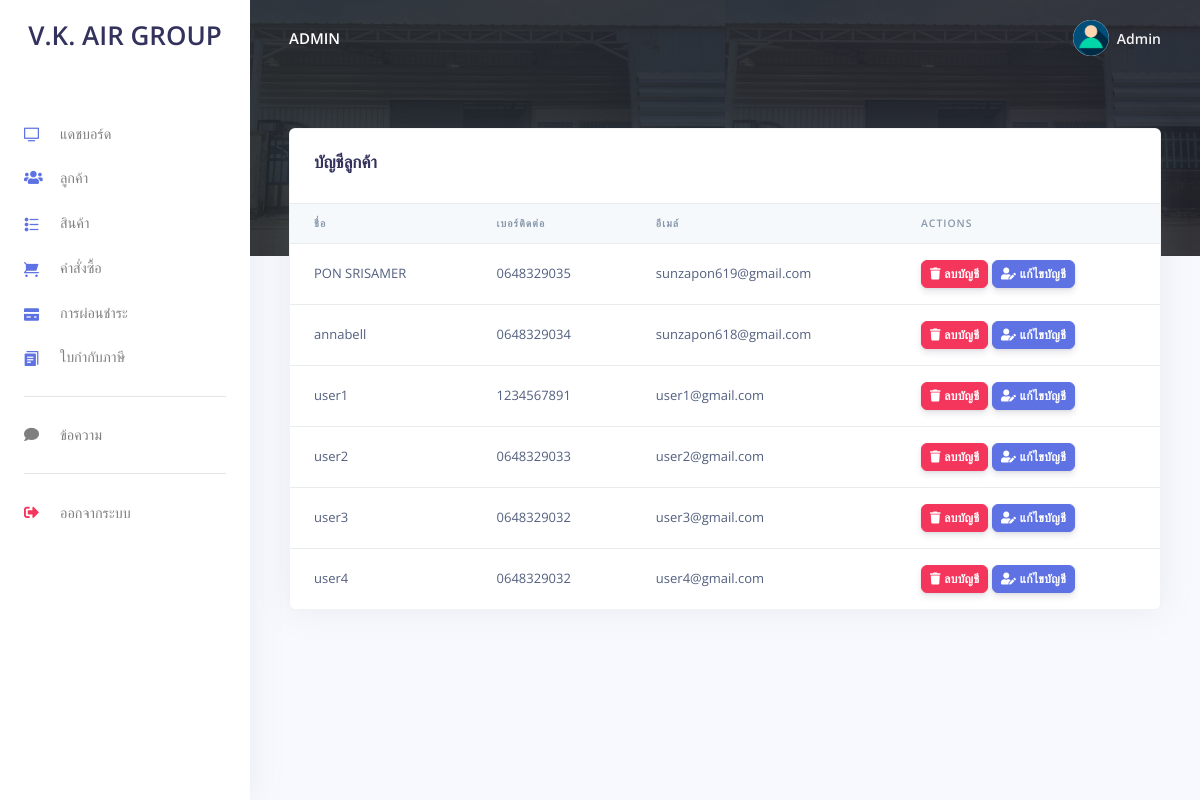
The app's page /admin/customes.php (signed in) with its own data.
### tables this page shows
CREATE TABLE `users` (
  `user_id` int(11) NOT NULL,
  `unique_id` int(255) NOT NULL,
  `name` varchar(255) NOT NULL,
  `email` varchar(255) NOT NULL,
  `password` varchar(255) NOT NULL,
  `number` varchar(255) NOT NULL,
  `urole` varchar(255) NOT NULL
);

### admin/customes.php (the view, shortened to what this page needs)
<?php
include('config/config.php');
require_once('partials/_head.php');
?>
<body>
  <?php
  require_once('partials/_sidebar.php');
  ?>
  <div class="main-content">
    <?php
    require_once('partials/_topnav.php');
    ?>
    <div class="container-fluid mt--8">
      <div class="row">
        <div class="col">
          <div class="card shadow">
            <div class="card-header border-0">
              <h3>บัญชีลูกค้า</h3>
            </div>
            <div class="table-responsive">
              <table class="table align-items-center table-flush">
                <thead class="thead-light">
                  <tr>
                    <th scope="col">ชื่อ</th>
                    <th scope="col">เบอร์ติดต่อ</th>
                    <th scope="col">อีเมล์</th>
                    <th scope="col">Actions</th>
                  </tr>
                </thead>
                <tbody>
                  <?php
                  $ret = "SELECT * FROM  users  WHERE urole='user'";
                  $stmt = $mysqli->prepare($ret);
                  $stmt->execute();
                  $res = $stmt->get_result();
                  while ($cust = $res->fetch_object()) {
                  ?>
                    <tr>
                      <td><?php echo $cust->name; ?></td>
                      <td><?php echo $cust->number; ?></td>
                      <td><?php echo $cust->email; ?></td>
                      <td>
                        <a href="customes.php?delete=<?php echo $cust->user_id; ?>">
                          <button class="btn btn-sm btn-danger">
                            <i class="fas fa-trash"></i>
                            ลบบัญชี
                          </button>
                        </a>
                        <a href="update_customer.php?update=<?php echo $cust->user_id; ?>">
                          <button class="btn btn-sm btn-primary">
                            <i class="fas fa-user-edit"></i>
                            แก้ไขบัญชี
                          </button>
                        </a>
                      </td>
                    </tr>
                  <?php } ?>
                </tbody>
              </table>
            </div>
          </div>
        </div>
      </div>
    </div>
  </div>
</body>
</html>

### admin/partials/_sidebar.php (shortened to what this page needs)
<?php
$admin_id = $_SESSION['admin_login'];
$ret = "SELECT * FROM  users  WHERE user_id = '$admin_id'";
$stmt = $mysqli->prepare($ret);
$stmt->execute();
$res = $stmt->get_result();
while ($admin = $res->fetch_object()) {
?>
  <nav class="navbar navbar-vertical fixed-left navbar-expand-md navbar-light bg-white" id="sidenav-main">
    <div class="container-fluid">
      <a class="navbar-brand pt-0" href="dashboard.php">
        <h1>V.K. AIR GROUP</h1>
      </a>
      <div class="collapse navbar-collapse" id="sidenav-collapse-main">
        <ul class="navbar-nav">
          <li class="nav-item">
            <a class="nav-link" href="dashboard.php">
              <i class="ni ni-tv-2 text-primary"></i> แดชบอร์ด
            </a>
          </li>
          <li class="nav-item">
            <a class="nav-link" href="customes.php">
              <i class="fas fa-users text-primary"></i> ลูกค้า
            </a>
          </li>
          <li class="nav-item">
            <a class="nav-link" href="products.php">
              <i class="ni ni-bullet-list-67 text-primary"></i> สินค้า
            </a>
          </li>
          <li class="nav-item">
            <a class="nav-link" href="orders.php">
              <i class="ni ni-cart text-primary"></i> คำสั่งซื้อ
            </a>
          </li>
          <li class="nav-item">
            <a class="nav-link" href="installment.php">
              <i class="ni ni-credit-card text-primary"></i> การผ่อนชำระ
            </a>
          </li>
          <li class="nav-item">
            <a class="nav-link" href="taxinvoice.php">
              <i class="ni ni-single-copy-04 text-primary"></i> ใบกำกับภาษี
            </a>
          </li>
        </ul>
        <hr class="my-3">
        <ul class="navbar-nav">
          <li class="nav-item">
            <a class="nav-link" href="message.php">
              <i class="fa fa-comment"></i> ข้อความ
            </a>
          </li>
        </ul>
        <hr class="my-3">
        <ul class="navbar-nav mb-md-3">
          <li class="nav-item">
            <a class="nav-link" href="logout.php">
              <i class="fas fa-sign-out-alt text-danger"></i> ออกจากระบบ
            </a>
          </li>
        </ul>
      </div>
    </div>
  </nav>
<?php } ?>

### admin/partials/_topnav.php (shortened to what this page needs)
<?php
$admin_id = $_SESSION['admin_login'];
$ret = "SELECT * FROM  users  WHERE user_id = '$admin_id'";
$stmt = $mysqli->prepare($ret);
$stmt->execute();
$res = $stmt->get_result();
while ($admin = $res->fetch_object()) {
?>
    <nav class="navbar navbar-top navbar-expand-md navbar-dark" id="navbar-main">
        <div class="container-fluid">
            <a class="h4 mb-0 text-white text-uppercase d-none d-lg-inline-block" href="dashboard.php"><?php echo $admin->name; ?></a>
            <ul class="navbar-nav align-items-center d-none d-md-flex">
                <li class="nav-item dropdown">
                    <a class="nav-link pr-0" href="#" role="button" data-toggle="dropdown" aria-haspopup="true" aria-expanded="false">
                        <div class="media align-items-center">
                            <span class="avatar avatar-sm rounded-circle">
                                <img alt="Image placeholder" src="assets/img/theme/user-a-min.png">
                            </span>
                            <div class="media-body ml-2 d-none d-lg-block">
                                <span class="mb-0 text-sm  font-weight-bold"><?php echo $admin->name; ?></span>
                            </div>
                        </div>
                    </a>
                </li>
            </ul>
        </div>
    </nav>
<?php } ?>

### records on screen
users: name "ADMIN", name "Admin"
users: name "PON SRISAMER", number "0648329035", email "sunzapon619@gmail.com"
users: name "annabell", number "0648329034", email "sunzapon618@gmail.com"
users: name "user1", number "1234567891", email "user1@gmail.com"
users: name "user2", number "0648329033", email "user2@gmail.com"
users: name "user3", number "0648329032", email "user3@gmail.com"
users: name "user4", number "0648329032", email "user4@gmail.com"
